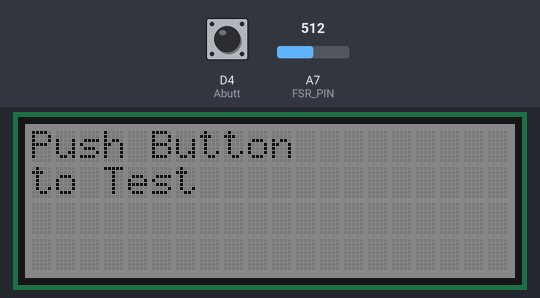
Simulated run of this sketch. Board: Arduino Nano 33 IoT. Parts: 20×4 character LCD. The inputs (shaded band) are chosen by the test bench; at power-on: D4 (Abutt) LOW, A7 (FSR_PIN) = 512. WiFi joins after 1.5 s; servers stay silent unless stated; not simulated (calls return 0 or success): arduino_secrets.h; what the sketch prints to the serial monitor is not drawn.

Above: at 17.8 s.
17.9 s: D4 (Abutt) pulled HIGH for 0.15 s
At 20.5 s:
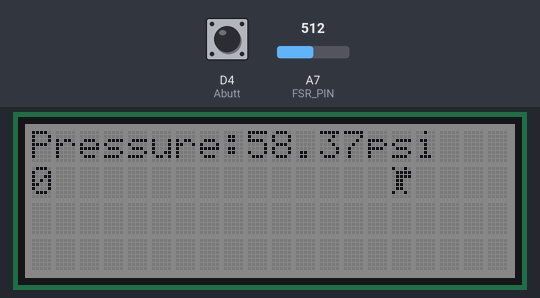
21.0 s: A7 (FSR_PIN) set to 716
At 21.8 s:
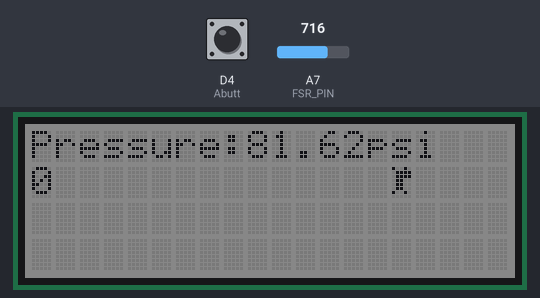
22.9 s: A7 (FSR_PIN) set to 900
At 25.1 s:
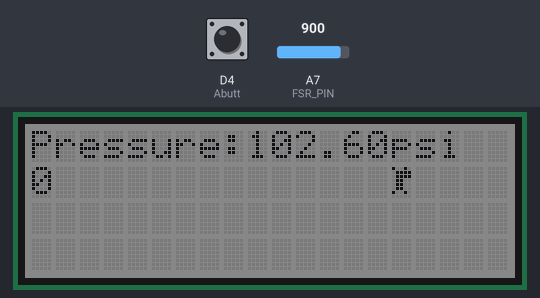
25.9 s: A7 (FSR_PIN) set to 1023
At 28.6 s:
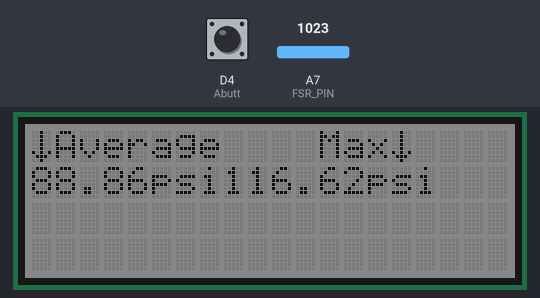
Timing chart, 0 to 30.1 s (numbered marks = the images above; inputs shaded):
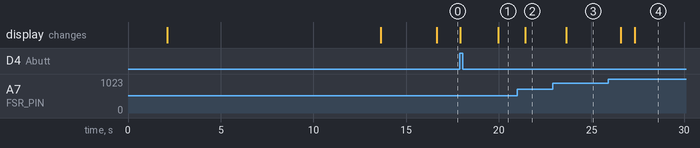

The sketch:

FlexiForce.ino
```cpp
/******************************************************************************
Credit to SparkFun's force sensitive resistors for their example code for proper sensor implementation
  (https://www.sparkfun.com/products/9375)
Jim Lindblom @ SparkFun Electronics
April 28, 2016
******************************************************************************/
#include <SPI.h>
#include <WiFiNINA.h>
#include <ThingSpeak.h>
#include <Wire.h>
#include <SerLCD.h>
#include "arduino_secrets.h" //where we store our WiFi info

//I designed these bytes to depict an arrow and a dog on the LCD screen. 1=lit pixel, 0=unlit
byte marker[8] = {
  0b00100,
  0b00100,
  0b00100,
  0b00100,
  0b00100,
  0b10101,
  0b01110,
  0b00100
};
byte dog[8] = {
  0b10010,
  0b01111,
  0b01111,
  0b01100,
  0b01100,
  0b01100,
  0b10010,
  0b00000
};

const float VCC = 3.3 ; // Vout from Arduino Nano 33
const float R_DIV = 100000; // Reistor I used

SerLCD lcd; // Initialize the library with default I2C address 0x72

char ssid[] = SECRET_SSID;        // your network SSID (name)
char pass[] = SECRET_PASS;    // your network password (use for WPA, or use as key for WEP)
int status = WL_IDLE_STATUS;     // the Wifi radio's status

#define SECRET_CH_ID 904398     // ThingSpeak Channel number
#define SECRET_WRITE_APIKEY "Y5HDMGPMTI8Z8ENL"   // ThingSpeak API Key
#define Abutt 4 //Abutton input pin
#define FSR_PIN  A7 // Pin connected to FSR/resistor divider

unsigned long myChannelNumber = SECRET_CH_ID;
const char* myWriteAPIKey = SECRET_WRITE_APIKEY;

WiFiClient  client;
float avg; //var to store average force over course of test
int statusCode = 0; //ThingSpeak.Write() statuscode

void setup() {

//lcd setup
  Wire.begin();
  lcd.begin(Wire); //Set up the LCD for I2C communication
  lcd.setBacklight(100, 100,100); //Set backlight to bright white
  lcd.setContrast(5); //Set contrast. Lower to 0 for higher contrast.
  lcd.clear(); //Clear the display - this moves the cursor to home position as well

  //place our markers
  lcd.createChar(0, marker);
  lcd.createChar(1, dog);
  delay(2000);
  lcd.print("Attempting Wifi");
  lcd.setCursor(0, 1);
  lcd.print("connection...");
  pinMode(FSR_PIN, INPUT);

  Serial.begin(115200);

  ThingSpeak.begin(client);  // Initialize ThingSpeak

  // check for the WiFi module:
  if (WiFi.status() == WL_NO_MODULE) {
    Serial.println("Communication with WiFi module failed!");
    lcd.print("Connection Failed!");
    while (true);
  }

  //firmware check and possible prompt to update
  String fv = WiFi.firmwareVersion();
  if (fv < "1.0.0") {
    Serial.println("Please upgrade the firmware");
  }

  // attempt to connect to Wifi network:
  if (status != WL_CONNECTED) {
    Serial.print("Attempting to connect to WPA SSID: ");
    Serial.println(ssid);
    // Connect to WPA/WPA2 network:
    status = WiFi.begin(ssid, pass);
    // wait 10 seconds for connection:
    delay(10000);
  }

  //connection info for troubleshooting
  printCurrentNet();
  printWifiData();

  delay(3000);

  //LCD prompt for users to test
  lcd.clear();
  lcd.print("Push Button ");
  lcd.setCursor(0, 1);
  lcd.print("to Test");
}


void loop() {
 int pos = 0;

 if (digitalRead(Abutt)==HIGH) // When the A button is pressed...
  {
    lcd.clear();
    lcd.print("Begin");
    lcd.setCursor(0, 1);
    lcd.print("Collecting data");
    delay(2000);
    float total=0;//track sum of force to calculate average later
    float mx=0;//current max force
    for (int i = 1; i <= 10; i++) {
      float push = analogRead(FSR_PIN)*.0285*4; //*.0285 for lbf, then/.25in^2 for psu
      if (push>mx){
        mx=push;
      }
      if(push>10){
        pos=15;
      }
      else{
        pos=push*2.6 + 1; //fit to 1->15 on screen
      }

      total=total+push;
      Serial.println("Reading: "+String(push));
      Serial.println("Average: "+ String(total/i));
      Serial.println(String(i*.7)+" seconds");
      Serial.println("");
      lcd.clear();
      lcd.setCursor(0, 0);
      lcd.print("Pressure:" + String(push)+"psi");
      lcd.setCursor(0, 1);
      lcd.print("0              5");
      lcd.setCursor(pos,1);//move cursor based on magnitude of current force
      lcd.writeChar(1);
      delay(700);
      //button break
    }

    avg=total/10; //further convert to 1-10 pressure rating. 5 seems to be just noise

    lcd.clear();
    lcd.writeChar(0);
    lcd.setCursor(1,0);
    lcd.print("Average    Max");//data labels for user
    lcd.setCursor(15,0);
    lcd.writeChar(0);
    lcd.setCursor(0,1);
    lcd.print(String(avg) + "psi"); //print average test force
    lcd.setCursor(8,1);
    lcd.print(String(mx) + "psi");//print max test force

  //keep average value in target range
  if(avg>5){
    statusCode = ThingSpeak.writeField(myChannelNumber, 1, 5, myWriteAPIKey);
  }
  else{
    statusCode = ThingSpeak.writeField(myChannelNumber, 1, avg, myWriteAPIKey);
  }

  //thingspeak feedback for troubleshooting
  if(statusCode == 200){Serial.println("Channel was updated! OK!");
  }else if(statusCode == 404){
    Serial.println("Incorrect API key (or invalid ThingSpeak server address)");
  }else if(statusCode == -101){
    Serial.println("Value is out of range or string is too long (> 255 characters)");
  }else if(statusCode == -201){
    Serial.println("  Invalid field number specified");
  }else if(statusCode == -210){
    Serial.println("setField() was not called before writeFields()");
  }else if(statusCode == -301){
    Serial.println("Failed to connect to ThingSpeak");
  }else if(statusCode == -302){
    Serial.println("Unexpected failure during write to ThingSpeak");
  }else if(statusCode == -303){
    Serial.println("Unable to parse response");
  }else if(statusCode == -304 ){
    Serial.println("Timeout waiting for server to respond");
  }else if(statusCode == -401){
    Serial.println("Point was not inserted (most probable cause is the rate limit of once every 15 seconds)");
  }else{
    Serial.println("Unexpected error!"); }

  delay(6000);//delay to prevent breaching the send rate to Thingspeak
  Serial.println("");
  lcd.clear();

  //reprint starting prompt to LCD screen
  lcd.print("Push Button ");
  lcd.setCursor(0, 1);
  lcd.print("to Test");
  }
}

void printWifiData() {
  // print your board's IP address:
  IPAddress ip = WiFi.localIP();
  Serial.print("IP Address: ");
  Serial.println(ip);
  Serial.println(ip);

  // print your MAC address:
  byte mac[6];
  WiFi.macAddress(mac);
  Serial.print("MAC address: ");
  printMacAddress(mac);
}

void printCurrentNet() {
  // print the SSID of the network you're attached to:
  Serial.print("SSID: ");
  Serial.println(WiFi.SSID());

  // print the MAC address of the router you're attached to:
  byte bssid[6];
  WiFi.BSSID(bssid);
  Serial.print("BSSID: ");
  printMacAddress(bssid);

  // print the received signal strength:
  long rssi = WiFi.RSSI();
  Serial.print("signal strength (RSSI):");
  Serial.println(rssi);

  // print the encryption type:
  byte encryption = WiFi.encryptionType();
  Serial.print("Encryption Type:");
  Serial.println(encryption, HEX);
  Serial.println();

  //print signal strength to user to let them know if we are on WiFi or not
  lcd.clear();
  lcd.print("Connection");
  lcd.setCursor(0,1);
  lcd.print("Strength: "+ String(abs(rssi)));

}

//print mac address for troubleshooting
void printMacAddress(byte mac[]) {
  for (int i = 5; i >= 0; i--) {
    if (mac[i] < 16) {
      Serial.print("0");
    }
    Serial.print(mac[i], HEX);
    if (i > 0) {
      Serial.print(":");
    }
  }
  Serial.println();
}
```

Measured:
- after the input at 17.9 s, the display: first changes at once (image 1 shows a later state)
- after the input at 21.0 s, the display: changes after 0.43 s (image 2)
- after the input at 22.9 s, the display: changes after 0.74 s (image 3)
